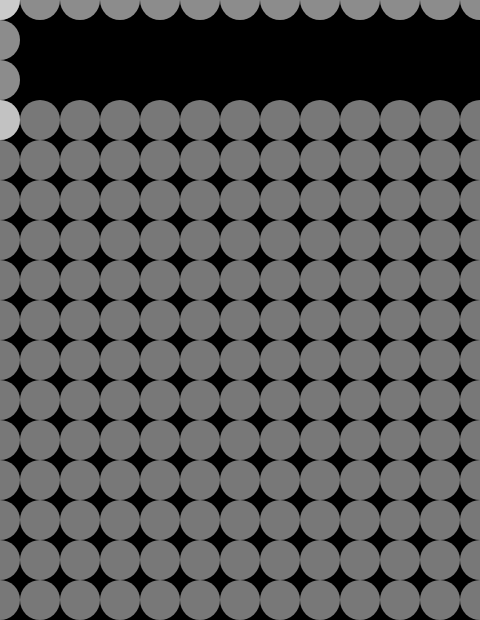
Frame 1 (no input)
Frame 60 (no input): identical to frame 1, image omitted
Frame 120 (the mouse pressed at the canvas centre since frame 60): identical to frame 1, image omitted

The p5.js sketch that drew this single still picture (run headless with seeded random() and noise() and a simulated clock; from frame 60 on, the mouse is pressed at the canvas centre):

// p5.js sketch
// ── sketch.js
function setup() {
  createCanvas(480, 620);
  noStroke();
}

function draw() {
  background(0);
  
  ////Bucle anidado
  /*
  for (var y = 0; y <= height; y = y + 40) {
    for (var x = 0; x <= width; x = x + 40){
      fill(255,140);
      ellipse(x,y,40,40);
    }
  }
  */
  
  /*
  for (var y = 0; y < height+45; y = y + 40) {
  fill(255,140);
    ellipse (0, y, 40, 40);
  }
  
  for (var x = 0; x < width+45; x = x + 40) {
  fill(255,140);
    ellipse(x,0,40,40);
  }
  */
  
  //Muestra de lo que hacen los for por separado
  //Area de muestra 480x120
  for (var y = 0; y <= 120; y = y + 40) {
  fill(255,140);
    ellipse (0, y, 40, 40);
  }
  
  for (var x = 0; x <= 480; x = x + 40) {
  fill(255,140);
    ellipse(x,0,40,40);
  }
  
  //Un for dentro de otro toma las repeticiones del primer bucle y las combina con las del segundo
  //Los primeros 4 círculos se combinana con los segundos 13
  //(4x13=52)
  //EL bloque combinado genera un patrón.
  
  //For anidado
  for (var y = 120; y <= 620; y = y + 40) {
    for (var x = 0; x <= 480; x = x + 40){
      fill(255,120);
      ellipse(x,y,40,40);
    }
  }
  
}
